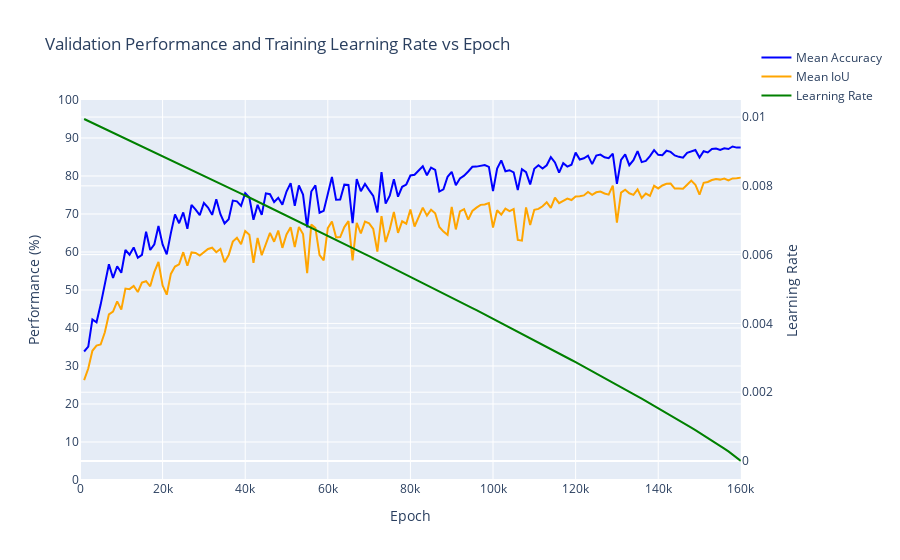

The notebook cell this image was saved under:
### Code cell
# Ablation 08, SEBNet BaselinePDHead SGD, Scratch, Batch Size 6, OHEM Cross Entropy - 79.57 Best mIoU
log_file_path = '/home/robert.breslin/alessandro/paper_2/mmsegmentation/work_dirs/sebnet_baseline-p-d-head_1xb6_cityscapes/20250825_134133/20250825_134133.log'
epochs, mIoU, mAcc, lrs = parse_log_file(log_file_path)
plot_accuracies_and_lr_interactive(epochs, mAcc, mIoU, lrs, [0,160000])

### Figure 1 — Plotly figure (JSON) as saved in the notebook; plotly's stock layout.template omitted (floating-point values rounded to 4 significant figures; data arrays with more than 128 entries replaced by an {"elided": "..."} marker saying what was removed)
{"data": [{"line": {"color": "blue"}, "name": "Mean Accuracy", "type": "scatter", "x": {"elided": "160 int values"}, "xaxis": "x", "y": {"elided": "160 float values"}, "yaxis": "y"}, {"line": {"color": "orange"}, "name": "Mean IoU", "type": "scatter", "x": {"elided": "160 int values"}, "xaxis": "x", "y": {"elided": "160 float values"}, "yaxis": "y"}, {"line": {"color": "green"}, "name": "Learning Rate", "type": "scatter", "x": {"elided": "160 int values"}, "xaxis": "x", "y": {"elided": "160 float values"}, "yaxis": "y2"}], "layout": {"hovermode": "x unified", "legend": {"x": 1.15, "xanchor": "right", "y": 1.15, "yanchor": "top"}, "title": {"text": "Validation Performance and Training Learning Rate vs Epoch"}, "xaxis": {"anchor": "y", "domain": [0, 0.94], "range": [0, 160000], "title": {"text": "Epoch"}}, "yaxis": {"anchor": "x", "domain": [0, 1], "dtick": 10, "range": [0, 100], "title": {"text": "Performance (%)"}}, "yaxis2": {"anchor": "x", "overlaying": "y", "side": "right", "title": {"text": "Learning Rate"}}}}
